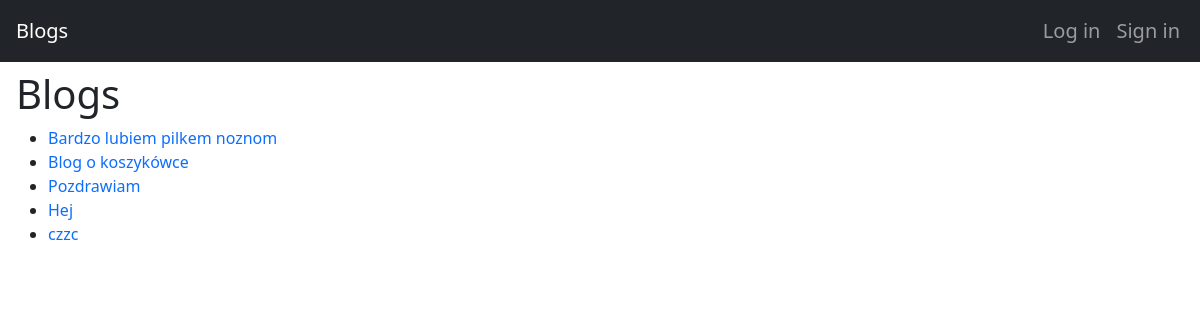
/blogs/, run on an earlier commit of the app's database.
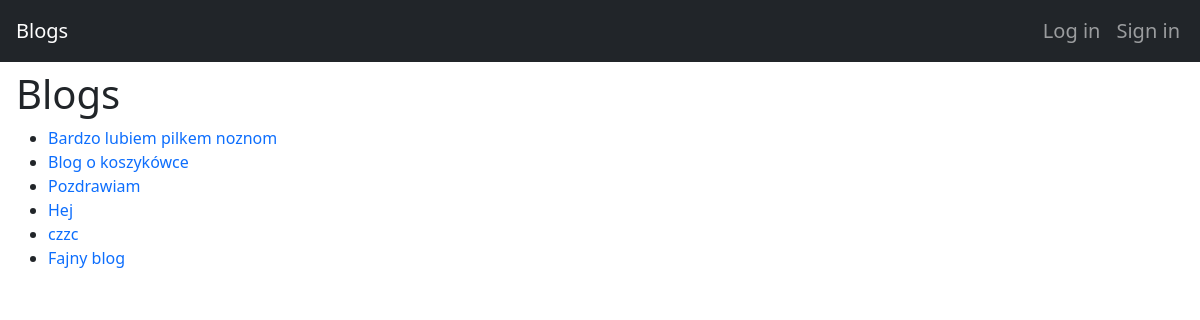
And on a later commit of the database.
### blogApp/models.py (models this page shows, shortened)
class Blog(models.Model):
    title = models.CharField(max_length=100)
    author = models.ForeignKey(CustomUser, on_delete=models.CASCADE)

### blogApp/views.py (the view)
# urls.py: path('blogs/', views.blog_list, name='blog_list'),
def blog_list(request):
    blogs = Blog.objects.all()
    return render(request, 'blogs/blog_list.html', {'blogs': blogs})

### blogApp/templates/blogs/blog_list.html (shortened to what this page needs)
{% extends 'base.html' %}
{% block content %}
<h1>Blogs</h1>
<ul>
    {% for blog in blogs %}
    <li>
        <a href="{% url 'blog_detail' blog_id=blog.id %}">
            {{ blog.title }}
        </a>
    </li>
    {% endfor %}
</ul>
{% endblock %}

What changed in the data, as far as the page shows it:
added Blog: title "Fajny blog"
